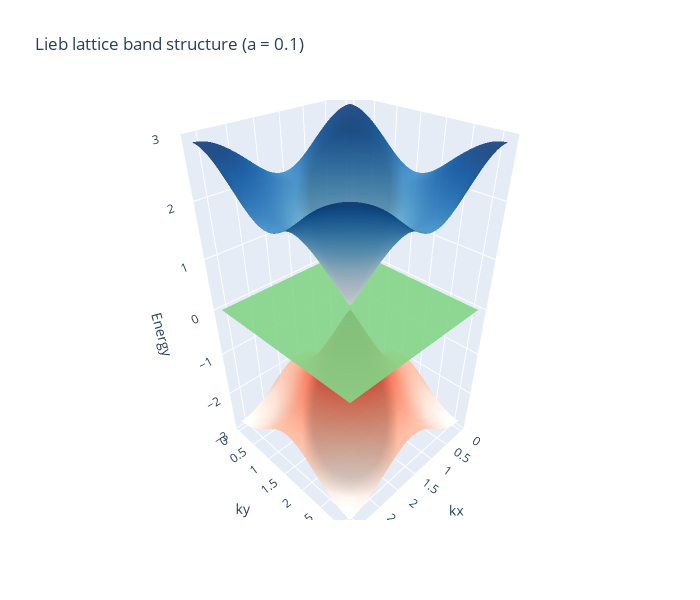

The code cell stored with this chart in its notebook:
### Code cell
import numpy as np
import plotly.graph_objects as go
from numpy.linalg import eigh
from math import pi

def H_lieb(kx, ky, a=0.0):
    return np.array([
        [a, 2*np.cos(kx), 2*np.cos(ky)],
        [2*np.cos(kx), 0, 0],
        [2*np.cos(ky), 0, 0]
    ], dtype=float)

nk = 101
kx_vals = np.linspace(0, pi, nk)
ky_vals = np.linspace(0, pi, nk)
KX, KY = np.meshgrid(kx_vals, ky_vals)

def compute_bands(a):
    E = np.zeros((3, nk, nk))
    for i, kx in enumerate(kx_vals):
        for j, ky in enumerate(ky_vals):
            E[:, j, i] = np.sort(eigh(H_lieb(kx, ky, a=a))[0])
    return E

#parameters
a = 0.1
E = compute_bands(a)

fig = go.Figure()

colors = ['reds', 'greens', 'blues']
for n in range(3):
    fig.add_surface(
        x=KX, y=KY, z=E[n],
        colorscale=colors[n],
        showscale=False,
        opacity=0.9
    )

fig.update_layout(
    title=f"Lieb lattice band structure (a = {a})",
    scene=dict(
        xaxis_title="kx",
        yaxis_title="ky",
        zaxis_title="Energy",
        zaxis=dict(range=[-3, 3])
    ),
    width=700, height=600
)
fig.show()

### Figure 1 — Plotly figure (JSON) as saved in the notebook; plotly's stock layout.template omitted (floating-point values rounded to 4 significant figures; data arrays with more than 128 entries replaced by an {"elided": "..."} marker saying what was removed)
{"data": [{"colorscale": [[0, "rgb(255,245,240)"], [0.125, "rgb(254,224,210)"], [0.25, "rgb(252,187,161)"], [0.375, "rgb(252,146,114)"], [0.5, "rgb(251,106,74)"], [0.625, "rgb(239,59,44)"], [0.75, "rgb(203,24,29)"], [0.875, "rgb(165,15,21)"], [1, "rgb(103,0,13)"]], "opacity": 0.9, "showscale": false, "type": "surface", "x": {"elided": "101x101 float values"}, "y": {"elided": "101x101 float values"}, "z": {"elided": "101x101 float values"}}, {"colorscale": [[0, "rgb(247,252,245)"], [0.125, "rgb(229,245,224)"], [0.25, "rgb(199,233,192)"], [0.375, "rgb(161,217,155)"], [0.5, "rgb(116,196,118)"], [0.625, "rgb(65,171,93)"], [0.75, "rgb(35,139,69)"], [0.875, "rgb(0,109,44)"], [1, "rgb(0,68,27)"]], "opacity": 0.9, "showscale": false, "type": "surface", "x": {"elided": "101x101 float values"}, "y": {"elided": "101x101 float values"}, "z": {"elided": "101x101 float values"}}, {"colorscale": [[0, "rgb(247,251,255)"], [0.125, "rgb(222,235,247)"], [0.25, "rgb(198,219,239)"], [0.375, "rgb(158,202,225)"], [0.5, "rgb(107,174,214)"], [0.625, "rgb(66,146,198)"], [0.75, "rgb(33,113,181)"], [0.875, "rgb(8,81,156)"], [1, "rgb(8,48,107)"]], "opacity": 0.9, "showscale": false, "type": "surface", "x": {"elided": "101x101 float values"}, "y": {"elided": "101x101 float values"}, "z": {"elided": "101x101 float values"}}], "layout": {"height": 600, "scene": {"xaxis": {"title": {"text": "kx"}}, "yaxis": {"title": {"text": "ky"}}, "zaxis": {"range": [-3, 3], "title": {"text": "Energy"}}}, "title": {"text": "Lieb lattice band structure (a = 0.1)"}, "width": 700}}
